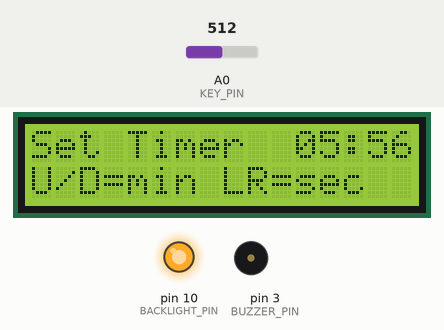
Recording of a sketch running on a simulated Arduino Uno, built with avr-gcc and run on an emulated ATmega328P. Shown: 16×2 character LCD, output pins drawn as LEDs (lit = HIGH), buzzer (waves = sounding, pin HIGH). The inputs (shaded band) are chosen by the test bench; at power-on: A0 (KEY_PIN) = 512.

Above: at 2.4 s.
2.5 s: A0 (KEY_PIN) set to 541
At 4.3 s:
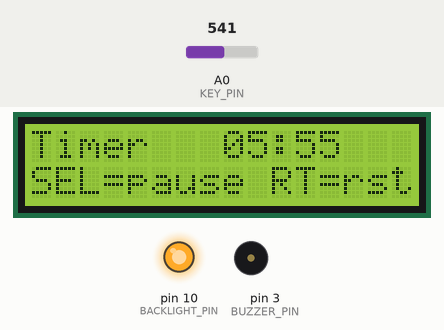
5.5 s: A0 (KEY_PIN) set to 55
7.0 s: A0 (KEY_PIN) set to 46
At 7.67 s:
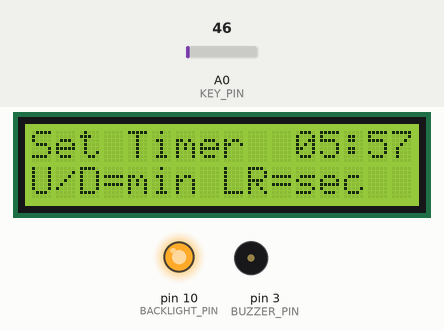

Measured:
- the behaviour switches between 524 and 525 on A0 (KEY_PIN) (found by bisection; images 0 and 1)
- the behaviour switches between 50 and 49 on A0 (KEY_PIN) (found by bisection; images 1 and 2)
- after the input at 2.5 s, the display: first changes at once (image 1 shows a later state)
- after the input at 7.0 s, the display: first changes at once (image 2 shows a later state)
- what the display in image 1 shows lasts 1.0 s, from 3.6 s to 4.6 s

The sketch:

KitchenTimer.ino
```cpp
// KitchenTimer/KitchenTimer.ino
// Kitchen timer using the Almocn 1602 LCD Keypad Shield.
//
// Set time view (STATE_SET):
//   Row 0:  Set Timer  MM:SS
//   Row 1:  U/D=min LR=sec
//   UP / DOWN change the minutes (hold to repeat, accelerates after 2 s).
//   LEFT / RIGHT change the seconds (hold to repeat, accelerates after 2 s).
//   SELECT starts the countdown immediately.
//
// Running view (STATE_RUNNING):
//   Row 0:  Timer   MM:SS
//   Row 1:  SEL=pause RT=rst
//
// Paused view (STATE_PAUSED):
//   Row 0:  Timer   MM:SS
//   Row 1:  SEL=resm  RT=rst
//
// Done view (STATE_DONE) — timer reached zero:
//   Row 0:  ** TIME IS UP! *
//   Row 1:  SEL=reset
//   Backlight flashes every 500 ms.
//   Pin D3 (BUZZER_PIN) toggles HIGH/LOW every 500 ms.
//   SELECT or RIGHT stops the buzzer and returns to the set-time screen.

#include <LiquidCrystal.h>

// ---------------------------------------------------------------------------
// Hardware pins (same wiring as Demo.ino / Menu.ino / AlarmClock.ino)
// ---------------------------------------------------------------------------
LiquidCrystal lcd(8, 9, 4, 5, 6, 7);

const int KEY_PIN       = A0;
const int BACKLIGHT_PIN = 10;
const int BUZZER_PIN    = 3;   // passive piezo between D3 and GND

// Set BACKLIGHT_ON_LEVEL to LOW if your shield uses an active-LOW backlight.
const bool BACKLIGHT_ON_LEVEL  = HIGH;
const bool BACKLIGHT_OFF_LEVEL = !BACKLIGHT_ON_LEVEL;

// ---------------------------------------------------------------------------
// Timing constants
// ---------------------------------------------------------------------------
const unsigned long DEBOUNCE_MS       = 40;   // button stability window (ms)
const unsigned long LOOP_DELAY_MS     = 80;   // display refresh interval (ms)
const unsigned long SPLASH_MS         = 1200; // startup splash duration (ms)
const unsigned long FLASH_INTERVAL_MS = 500;  // backlight flash half-period (ms)
const unsigned long BUZZ_INTERVAL_MS  = 500;  // buzzer toggle half-period (ms)

// Hold-to-repeat for all four directional buttons while setting the time.
const unsigned long HOLD_DELAY_MS      = 500;  // pause before repeat begins (ms)
const unsigned long HOLD_REPEAT_MS     = 200;  // slow repeat interval (ms)
const unsigned long HOLD_FAST_MS       = 80;   // fast repeat interval (ms)
const unsigned long HOLD_FAST_AFTER_MS = 2000; // ms of holding before switching to fast rate

// ---------------------------------------------------------------------------
// Timer limits
// ---------------------------------------------------------------------------
const int MAX_MINUTES = 99;
const int MAX_SECONDS = 59;

// ---------------------------------------------------------------------------
// Button enum (same ADC thresholds as all other sketches)
// ---------------------------------------------------------------------------
enum Button { BTN_RIGHT, BTN_UP, BTN_DOWN, BTN_LEFT, BTN_SELECT, BTN_NONE };

// ---------------------------------------------------------------------------
// Application state machine
// ---------------------------------------------------------------------------
enum AppState {
  STATE_SET,      // user is setting minutes and seconds on one screen
  STATE_RUNNING,  // countdown is active
  STATE_PAUSED,   // countdown is paused mid-run
  STATE_DONE      // timer reached zero — buzzer is firing
};

// ---------------------------------------------------------------------------
// Runtime variables
// ---------------------------------------------------------------------------
int      setMinutes    = 5;    // last user-chosen minutes (persists between resets)
int      setSeconds    = 0;    // last user-chosen seconds (persists between resets)
long     secsRemaining = 0;    // remaining seconds while running or paused
bool     backlightIsOn = true;
AppState appState      = STATE_SET;

unsigned long timerLastTickMs = 0; // millis() snapshot of the last countdown tick

// ---------------------------------------------------------------------------
// Button reading (identical mapping to Demo.ino / Menu.ino / AlarmClock.ino)
// ---------------------------------------------------------------------------
Button readButton(int adc) {
  if (adc < 50)  return BTN_RIGHT;
  if (adc < 180) return BTN_UP;
  if (adc < 330) return BTN_DOWN;
  if (adc < 525) return BTN_LEFT;
  if (adc < 800) return BTN_SELECT;
  return BTN_NONE;
}

// Returns the button event for this loop() iteration.
// For UP / DOWN / LEFT / RIGHT: fires on the first press then repeats at an
//               accelerating rate while the button is held.
//   Rate schedule: HOLD_DELAY_MS initial pause → HOLD_REPEAT_MS slow phase
//                  → HOLD_FAST_MS fast phase (after HOLD_FAST_AFTER_MS total hold time).
// For SELECT: fires once per press (rising-edge only, debounced).
Button getButtonEvent() {
  static Button        lastStable   = BTN_NONE;
  static unsigned long lastChangeMs = 0;
  static unsigned long heldSinceMs  = 0;
  static unsigned long lastRepeatMs = 0;
  static bool          holdActive   = false;

  const unsigned long now     = millis();
  Button              current = readButton(analogRead(KEY_PIN));

  if (current != lastStable) {
    if (now - lastChangeMs >= DEBOUNCE_MS) {
      lastStable   = current;
      lastChangeMs = now;
      holdActive   = false;
      if (lastStable != BTN_NONE) {
        if (lastStable == BTN_UP   || lastStable == BTN_DOWN ||
            lastStable == BTN_LEFT || lastStable == BTN_RIGHT) {
          heldSinceMs  = now;
          lastRepeatMs = now;
          holdActive   = true;
        }
        return lastStable; // fire immediately on the first press
      }
    }
  } else {
    lastChangeMs = now;
    if (holdActive) {
      const unsigned long heldMs   = now - heldSinceMs;
      if (heldMs >= HOLD_DELAY_MS) {
        const unsigned long interval = (heldMs >= HOLD_FAST_AFTER_MS)
                                       ? HOLD_FAST_MS : HOLD_REPEAT_MS;
        if (now - lastRepeatMs >= interval) {
          lastRepeatMs = now;
          return lastStable; // repeated fire while held
        }
      }
    }
  }
  return BTN_NONE;
}

// ---------------------------------------------------------------------------
// Backlight (identical to Demo.ino / Menu.ino / AlarmClock.ino)
// ---------------------------------------------------------------------------
void setBacklight(bool on) {
  digitalWrite(BACKLIGHT_PIN, on ? BACKLIGHT_ON_LEVEL : BACKLIGHT_OFF_LEVEL);
  backlightIsOn = on;
}

// ---------------------------------------------------------------------------
// Countdown tick — call every loop() iteration only while STATE_RUNNING
// ---------------------------------------------------------------------------
void tickTimer() {
  const unsigned long now = millis();
  if (now - timerLastTickMs >= 1000UL) {
    timerLastTickMs = now;
    if (secsRemaining > 0) --secsRemaining;
  }
}

// ---------------------------------------------------------------------------
// Display helpers
// ---------------------------------------------------------------------------

// Print a zero-padded two-digit integer.
void printTwoDigits(int val) {
  if (val < 10) lcd.print('0');
  lcd.print(val);
}

// Setting view — combined minutes and seconds on one screen.
// Row 0:  Set Timer  MM:SS   (16 chars)
// Row 1:  U/D=min LR=sec     (16 chars)
void drawSetTimer() {
  lcd.setCursor(0, 0);
  lcd.print("Set Timer  ");
  printTwoDigits(setMinutes);
  lcd.print(':');
  printTwoDigits(setSeconds);
  lcd.setCursor(0, 1);
  lcd.print("U/D=min LR=sec  ");
}

// Countdown display — shared between STATE_RUNNING and STATE_PAUSED.
// Row 0:  Timer   MM:SS      (16 chars)
// Row 1:  <hint>             (caller must supply exactly 16 chars)
void drawTimer(const char* hint) {
  const int mm = (int)(secsRemaining / 60);
  const int ss = (int)(secsRemaining % 60);
  lcd.setCursor(0, 0);
  lcd.print("Timer   ");
  printTwoDigits(mm);
  lcd.print(':');
  printTwoDigits(ss);
  lcd.print("   ");
  lcd.setCursor(0, 1);
  lcd.print(hint);
}

// Alert view when the timer reaches zero.
// Row 0:  ** TIME IS UP! * (16 chars)
// Row 1:  SEL=reset        (16 chars)
void drawDone() {
  lcd.setCursor(0, 0);
  lcd.print("** TIME IS UP! *");
  lcd.setCursor(0, 1);
  lcd.print("SEL=reset       ");
}

// ---------------------------------------------------------------------------
// Helpers
// ---------------------------------------------------------------------------

// Start the countdown from the current setMinutes / setSeconds values.
// Ignores the request if the total duration is zero.
void startTimer() {
  const long total = (long)setMinutes * 60 + setSeconds;
  if (total == 0) return;
  secsRemaining   = total;
  timerLastTickMs = millis();
  appState        = STATE_RUNNING;
  lcd.clear();
}

// Stop the buzzer and return to the set-time screen.
void resetToSet() {
  digitalWrite(BUZZER_PIN, LOW);
  setBacklight(true);
  appState = STATE_SET;
  lcd.clear();
}

// ---------------------------------------------------------------------------
// setup
// ---------------------------------------------------------------------------
void setup() {
  pinMode(BACKLIGHT_PIN, OUTPUT);
  pinMode(BUZZER_PIN, OUTPUT);
  digitalWrite(BUZZER_PIN, LOW);
  setBacklight(true);

  lcd.begin(16, 2);
  lcd.clear();
  lcd.print(" Kitchen Timer  ");
  lcd.setCursor(0, 1);
  lcd.print("  SEL = start   ");
  delay(SPLASH_MS);
  lcd.clear();
}

// ---------------------------------------------------------------------------
// loop
// ---------------------------------------------------------------------------
void loop() {
  const unsigned long now     = millis();
  Button              pressed = getButtonEvent();

  switch (appState) {

    // ---- Set time (minutes and seconds on one screen) ----------------------
    case STATE_SET:
      switch (pressed) {
        case BTN_UP:
          setMinutes = (setMinutes < MAX_MINUTES) ? setMinutes + 1 : 0;
          break;
        case BTN_DOWN:
          setMinutes = (setMinutes > 0) ? setMinutes - 1 : MAX_MINUTES;
          break;
        case BTN_RIGHT:
          setSeconds = (setSeconds < MAX_SECONDS) ? setSeconds + 1 : 0;
          break;
        case BTN_LEFT:
          setSeconds = (setSeconds > 0) ? setSeconds - 1 : MAX_SECONDS;
          break;
        case BTN_SELECT:
          startTimer();
          break;
        default: break;
      }
      if (appState == STATE_SET) drawSetTimer();
      break;

    // ---- Running -----------------------------------------------------------
    case STATE_RUNNING:
      tickTimer();
      if (secsRemaining == 0) {
        appState = STATE_DONE;
        lcd.clear();
        break;
      }
      switch (pressed) {
        case BTN_SELECT:
          appState = STATE_PAUSED;
          lcd.clear();
          break;
        case BTN_RIGHT:
          resetToSet();
          break;
        default: break;
      }
      if (appState == STATE_RUNNING) drawTimer("SEL=pause RT=rst");
      break;

    // ---- Paused ------------------------------------------------------------
    case STATE_PAUSED:
      switch (pressed) {
        case BTN_SELECT:
          // Reset the tick reference so the first tick fires exactly 1 s later.
          timerLastTickMs = millis();
          appState        = STATE_RUNNING;
          lcd.clear();
          break;
        case BTN_RIGHT:
          resetToSet();
          break;
        default: break;
      }
      if (appState == STATE_PAUSED) drawTimer("SEL=resm  RT=rst");
      break;

    // ---- Done — timer reached zero -----------------------------------------
    case STATE_DONE: {
      // Flash backlight every FLASH_INTERVAL_MS
      static unsigned long lastFlashMs = 0;
      if (now - lastFlashMs >= FLASH_INTERVAL_MS) {
        lastFlashMs = now;
        setBacklight(!backlightIsOn);
      }

      // Toggle buzzer on D3 every BUZZ_INTERVAL_MS
      static unsigned long lastBuzzMs = 0;
      static bool          buzzerOn   = false;
      if (now - lastBuzzMs >= BUZZ_INTERVAL_MS) {
        lastBuzzMs = now;
        buzzerOn   = !buzzerOn;
        digitalWrite(BUZZER_PIN, buzzerOn ? HIGH : LOW);
      }

      drawDone();

      if (pressed == BTN_SELECT || pressed == BTN_RIGHT) {
        buzzerOn = false;
        resetToSet();
      }
      break;
    }
  }

  delay(LOOP_DELAY_MS);
}
```
